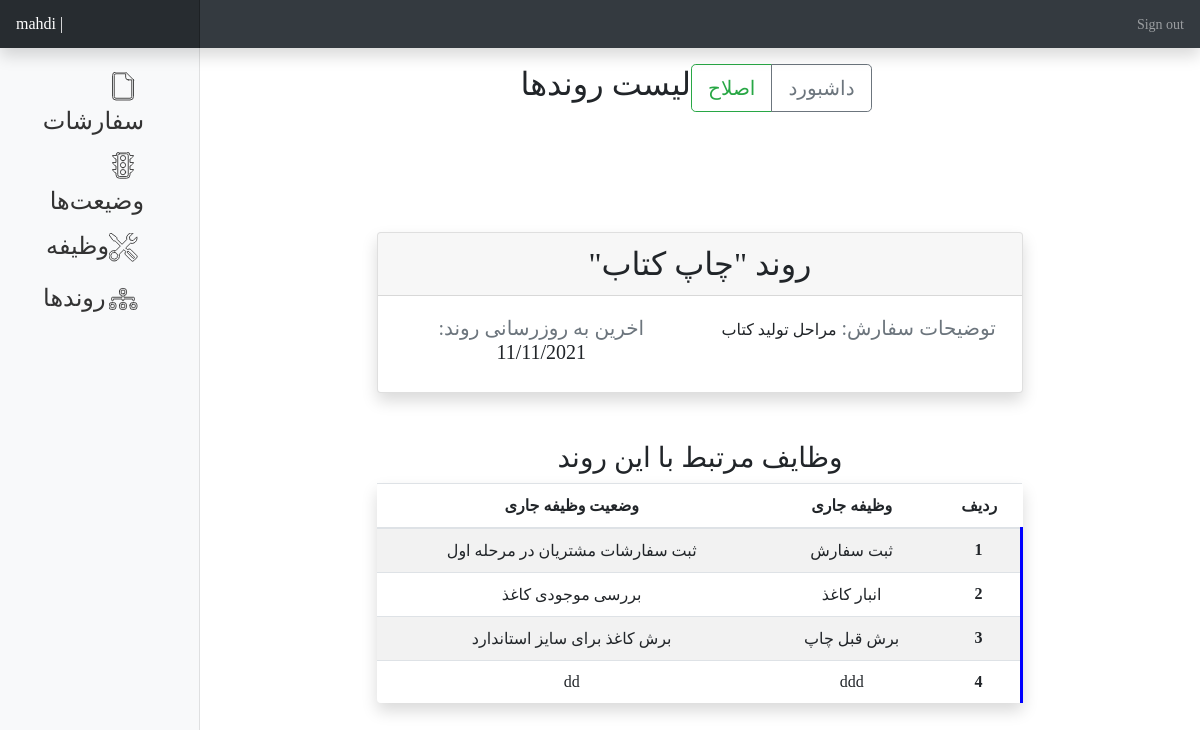
The app's page /dashboard/process/14 (signed in), older data.
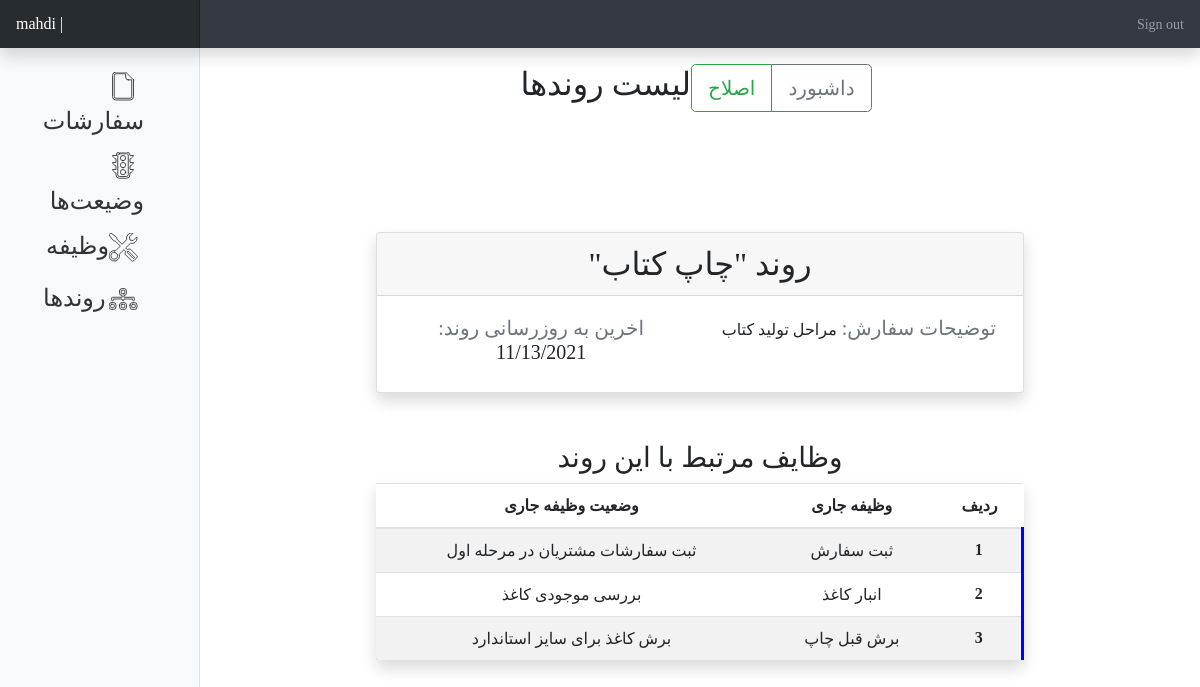
The same page, newer data.
### main_app/models/process_model.py (models this page shows, shortened)
class process(models.Model):
    process_name = models.CharField(max_length=155, unique=True)
    process_description = models.CharField(max_length=500)
    isEnable = models.BooleanField(default=True)
    created_at = models.DateTimeField(null=True, blank=True, auto_now_add=True)
    updated_at = models.DateTimeField(null=True, blank=True, auto_now=True)

class process_action(models.Model):
    action   = models.ForeignKey(Action, on_delete=models.PROTECT)
    process_id   = models.ForeignKey(process, on_delete=models.PROTECT, null=False, default="تعیین نشده")
    created_at = models.DateTimeField(null=True, blank=True, auto_now_add=True)
    updated_at = models.DateTimeField(null=True, blank=True, auto_now=True)
    def __str__(self):
        return self.action.name

### main_app/models/action_model.py (models this page shows)
class Action(models.Model):
    name        = models.CharField(max_length=55, unique=True)
    description = models.CharField(max_length=155)
    dependency   = models.ForeignKey("self", on_delete=models.SET_NULL, null=True, blank=True)
    created_at  = models.DateTimeField(null=True, blank=True, auto_now_add=True)
    updated_at  = models.DateTimeField(null=True, blank=True, auto_now=True)
    class Meta:
        ordering = ["pk"]
    def __str__(self):
        return self.name

### main_app/views/process_view.py (the view)
@login_required()
def ProcessDetail(request, pk):
    if request.user.has_perm('main_app.view_proccess'):
        current_process = process.objects.get(pk=pk)
        related_process_actions = process_action.objects.filter(process_id=current_process).all()
        print(related_process_actions)
        return render(request, "main_app/process_detail.html", {"process":current_process, "process_action":related_process_actions})
    else:
        return redirect('index')

### main_app/templates/main_app/process_detail.html (shortened to what this page needs)
{% extends "dashboard/base.html"%}
{% block content %}
<div class="row justify-content-md-center">
<div class="d-flex justify-content-between flex-wrap flex-md-nowrap align-items-center pt-3 pb-2 mb-3">
    <h1 class="h2">لیست روندها</h1>
    <div class="btn-toolbar mb-2 mb-md-0">
      <div class="btn-group mr-2">
        <a href='{% url "process-update" process.pk%}' class="btn btn-lg btn-outline-success">اصلاح</a>
        <a href='{% url "panel" %}' class="btn btn-lg btn-outline-secondary">داشبورد</a>
      </div>
    </div>
</div>
<div class="mt-5">
    <div class="card mb-5 bq-primary shadow shadow-md mt-5 text-center" dir="rtl">
        <div class="card-header h2 text-center card-title"> روند "{{process.process_name}}"</div>
        <div class="card-body">
            <div class="row">
                <div class="col-md-6" dir="rtl">
                    <p class="card-text"><span class="h5 text-secondary">توضیحات سفارش: </span><span
                        class="h6">{{process.process_description}}</span></p>
                </div>
                <div class="col-md-6" dir="rtl">
                    <p class="h5"><span class="h5 text-secondary">اخرین به روزرسانی روند:
                    </span><span>{{process.updated_at|date:"m/d/Y"}}</span></p>
                </div>
            </div>
        </div>
    </div>
    <table class="table  rounded shadow text-center table-striped" dir="rtl">
        <thead class="thead">
            <p class="text-center h3">وظایف مرتبط با این روند</p>
            <tr>
                <th scope="col">ردیف</th>
                <th scope="col">وظیفه جاری</th>
                <th scope="col">وضعیت وظیفه جاری</th>
            </tr>
        </thead>
        <tbody>
            {% if process_action|length >= 1 %}
            {% for action in process_action %}
            <tr style="border-right: 3px solid blue;" class="rounded">
                <th scope="row">{{ forloop.counter }}</th>
                <td>{{action.action}}</td>
                <td>{{action.action.description}}</td>
            </tr>
            {% endfor%}
            {% endif %}
        </tbody>
    </table>
</div>
</div>
{% endblock %}

Row changes from the older to the newer data that the page shows:
removed process_action: action "ddd", action.description "dd"
changed process "چاپ کتاب": updated_at "11/11/2021" → "11/13/2021"
